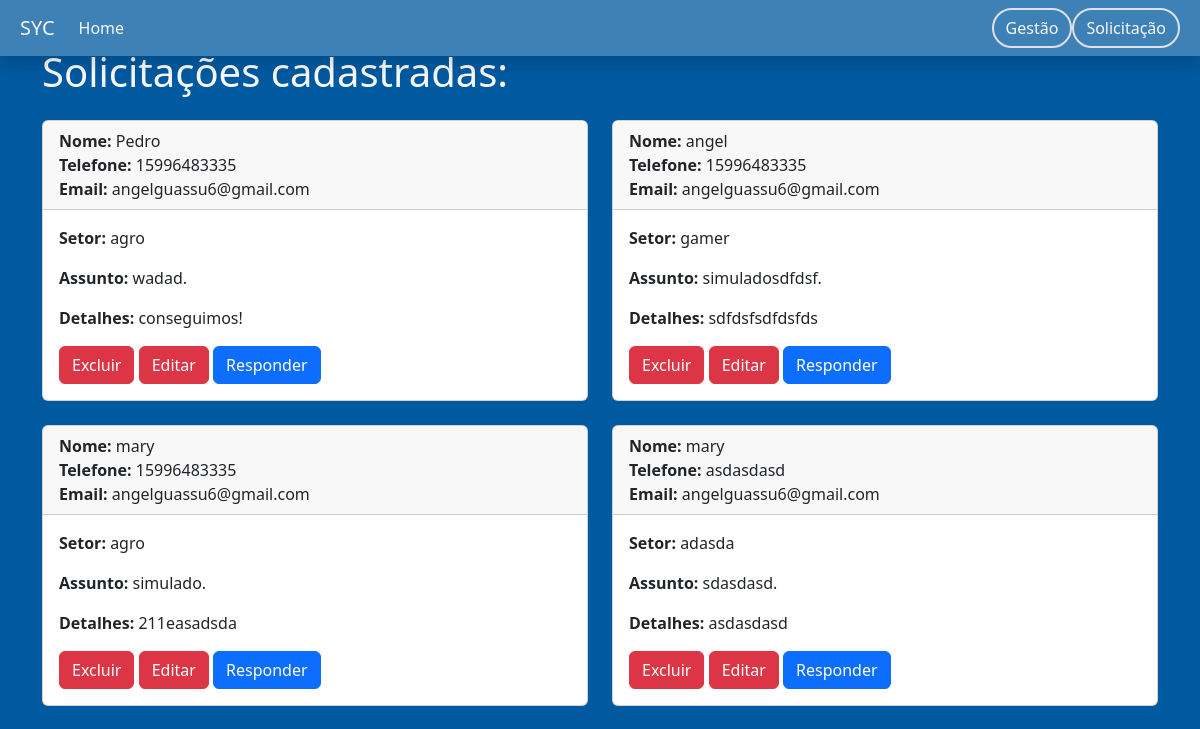
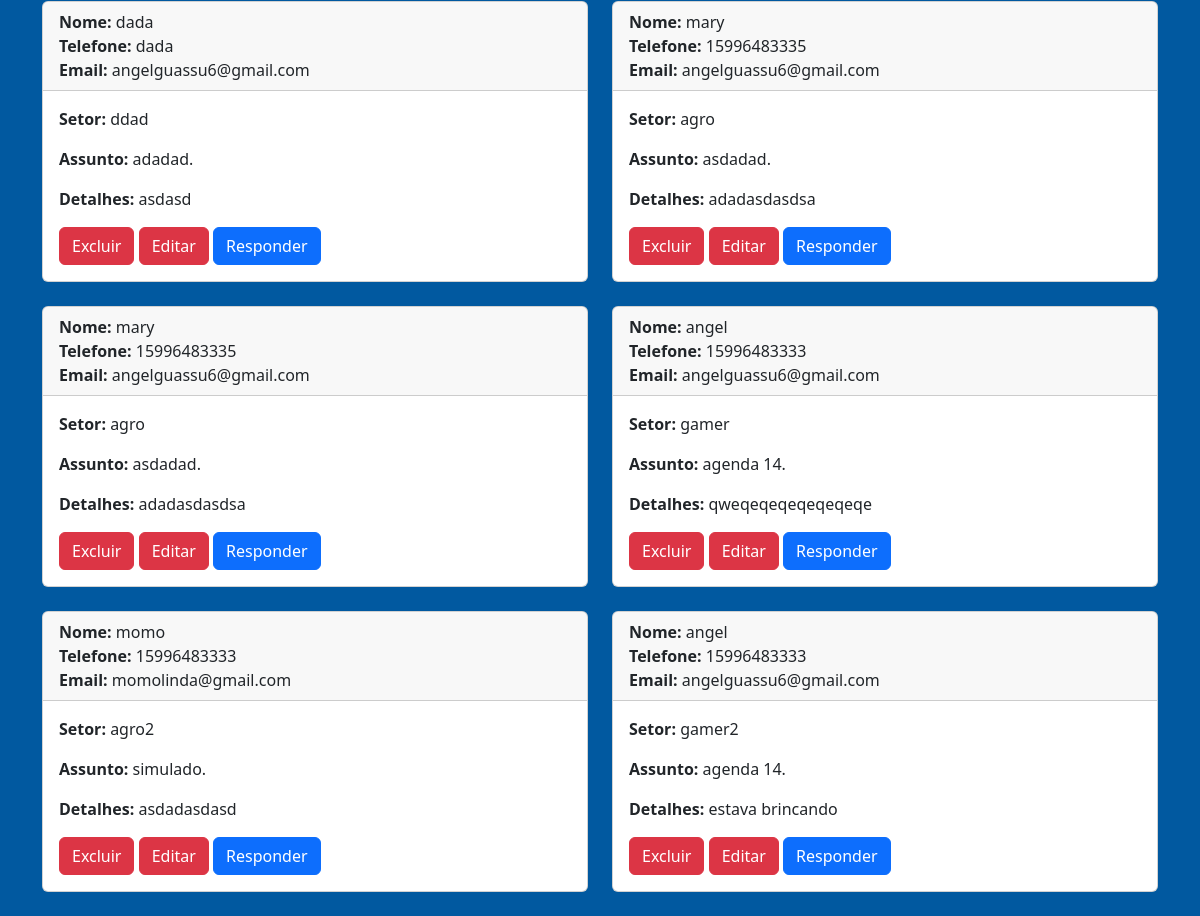
The app's page /home (signed in), older data (2 pictures, top to bottom).
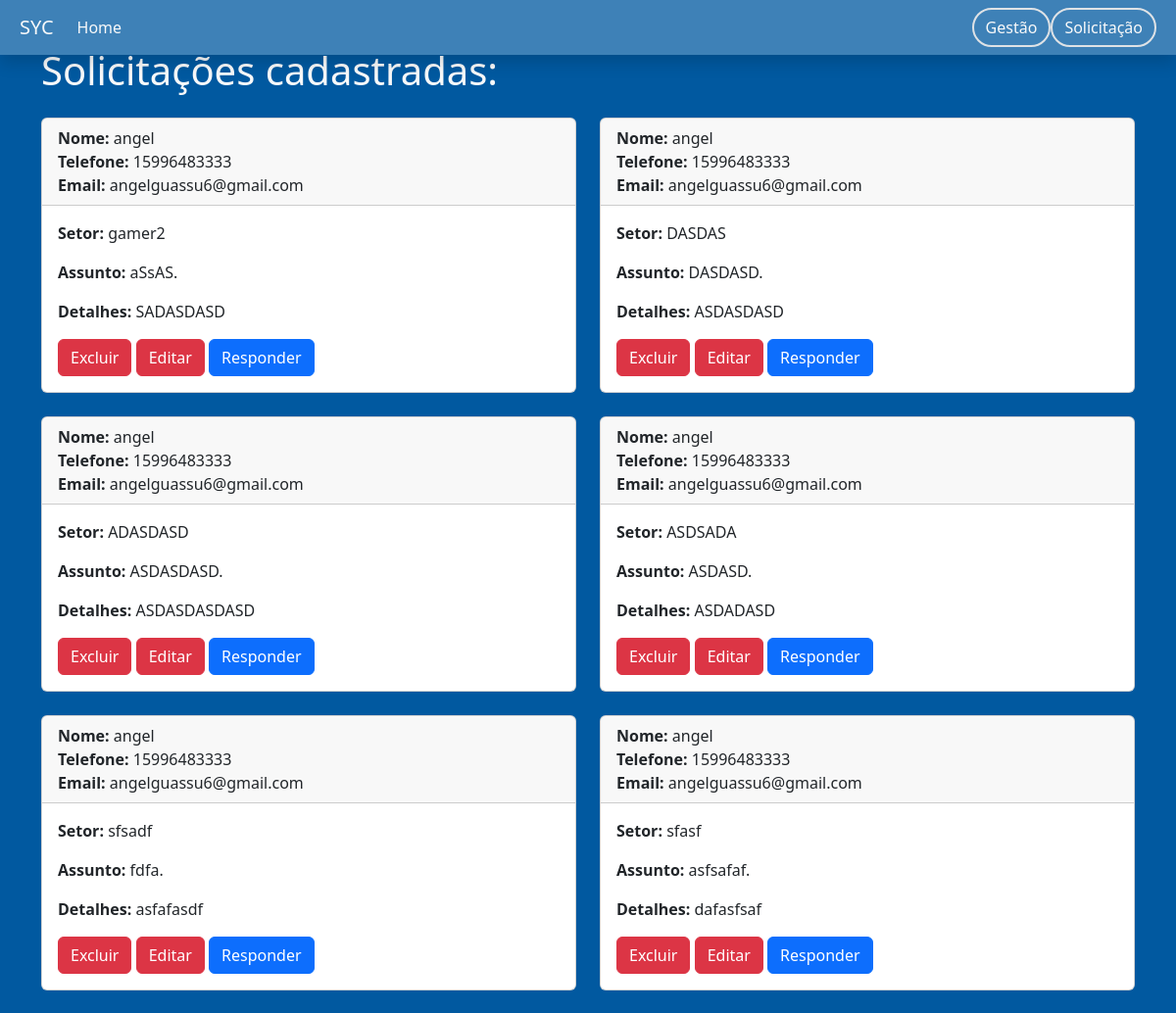
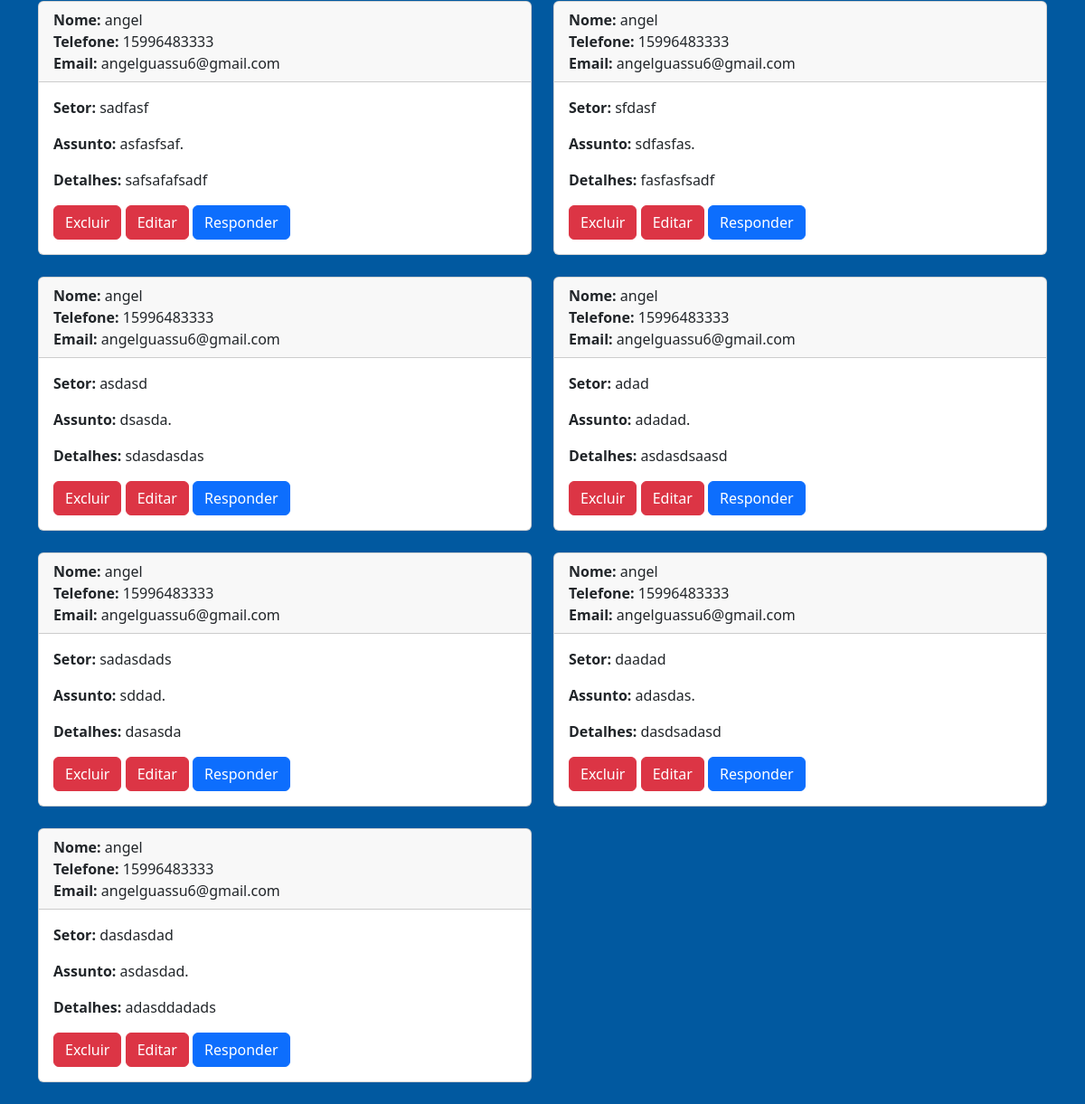
The same page, newer data (2 pictures, top to bottom).
### tables this page shows
CREATE TABLE solicitacoes (
            id INTEGER PRIMARY KEY AUTOINCREMENT,
            username TEXT NOT NULL,
            telefone TEXT NOT NULL,
            email TEXT NOT NULL,
            setor TEXT NOT NULL,
            assunto TEXT NOT NULL,
            detalhes TEXT NOT NULL
        );

### app.py (the view)
@app.route('/home')
def home():
    if 'username' in session:
        username = session['username']
        is_admin = session.get('is_admin', False)
        conn = sqlite3.connect(DATABASE)
        cursor = conn.cursor()
        cursor.execute('SELECT * FROM solicitacoes')
        solicitacoes = cursor.fetchall()
        conn.close()
        return render_template('home.html', username=username, is_admin=is_admin, solicitacoes=solicitacoes)
    else:
        return redirect('/fazer_login')

### templates/home.html (shortened to what this page needs)
<!DOCTYPE html>
<html lang="pt-br">
<head>
    <link rel="stylesheet" href="https://cdn.jsdelivr.net/npm/bootstrap@5.3.2/dist/css/bootstrap.min.css">
    <link rel="stylesheet" href="https://cdn.jsdelivr.net/npm/bootstrap-icons@1.11.1/font/bootstrap-icons.css">
    <link rel="stylesheet" href="style.css">
</head>
<body class="d-flex flex-column" style="min-height: 100vh; background-color: #0159a0;">
    <header>
        <nav class="navbar navbar-expand-lg fixed-top navbar-scroll shadow p-2 mb-5 bg-body-tertiary bg-dark p-2 bg-opacity-25">
            <div class="container-fluid">
                <a class="navbar-brand text-light" href="#">SYC</a>
                <div class="collapse navbar-collapse" id="navbarExample01">
                    <ul class="navbar-nav me-auto mb-2 mb-lg-0">
                        <li class="nav-item active">
                            <a class="nav-link text-light" aria-current="page" href="/">Home</a>
                        </li>
                    </ul>
                    {% if is_admin %}
                      <a href="/gestao" class="btn btn-outline-light rounded-pill border border-2">Gestão</a>
                    {% endif %}
                    <a href="/solicitacao" class="btn btn-outline-light rounded-pill border border-2">Solicitação</a>
                </div>
            </div>
        </nav>
    </header>
    <main class="flex-fill">
        <div class="container mt-5">
            <h1 class="text-light mb-4">Solicitações cadastradas:</h1>
            <div class="row">
                {% for solicitacao in solicitacoes %}
                <div class="col-md-6 mb-4">
                  <div class="card">
                      <div class="card-header">
                          <strong>Nome:</strong> {{ solicitacao[1] }} <br>
                          <strong>Telefone:</strong> {{ solicitacao[2] }}<br>
                          <strong>Email:</strong> {{ solicitacao[3] }}<br>
                      </div>
                      <div class="card-body">
                          <p class="card-text"><strong>Setor:</strong> {{ solicitacao[4] }}<br></p>
                          <p class="card-text"><strong>Assunto:</strong> {{ solicitacao[5] }}.</p>
                          <p class="card-text"><strong>Detalhes:</strong> {{ solicitacao[6] }}</p>
                          {% if is_admin %}
                              <a href="/excluir/{{ solicitacao[0] }}" class="btn btn-danger">Excluir</a>
                              <a href="/excluir/{{ solicitacao[0] }}" class="btn btn-danger">Editar</a>
                              <a href="#" class="btn btn-primary">Responder</a>
                          {% endif %}
                      </div>
                  </div>
              </div>
                {% endfor %}
            </div>
        </div>
    </main>
</body>
</html

### Python - Copia/static/CSS/style.css (style rules this page uses)
* { margin: 0; padding: 0; }
body { overflow: hidden; }

Row changes from the older to the newer data that the page shows:
removed solicitacoes: username "Pedro", telefone "15996483335", email "angelguassu6@gmail.com", setor "agro", assunto "wadad", detalhes "conseguimos!"
removed solicitacoes: username "angel", telefone "15996483335", email "angelguassu6@gmail.com", setor "gamer", assunto "simuladosdfdsf", detalhes "sdfdsfsdfdsfds"
removed solicitacoes: username "mary", telefone "15996483335", email "angelguassu6@gmail.com", setor "agro", assunto "simulado", detalhes "211easadsda"
removed solicitacoes: username "mary", telefone "asdasdasd", email "angelguassu6@gmail.com", setor "adasda", assunto "sdasdasd", detalhes "asdasdasd"
removed solicitacoes: username "dada", telefone "dada", email "angelguassu6@gmail.com", setor "ddad", assunto "adadad", detalhes "asdasd"
removed solicitacoes: username "mary", telefone "15996483335", email "angelguassu6@gmail.com", setor "agro", assunto "asdadad", detalhes "adadasdasdsa"
removed solicitacoes: username "mary", telefone "15996483335", email "angelguassu6@gmail.com", setor "agro", assunto "asdadad", detalhes "adadasdasdsa"
removed solicitacoes: username "angel", telefone "15996483333", email "angelguassu6@gmail.com", setor "gamer", assunto "agenda 14", detalhes "qweqeqeqeqeqeqeqe"
removed solicitacoes: username "momo", telefone "15996483333", email "momolinda@gmail.com", setor "agro2", assunto "simulado", detalhes "asdadasdasd"
removed solicitacoes: username "angel", telefone "15996483333", email "angelguassu6@gmail.com", setor "gamer2", assunto "agenda 14", detalhes "estava brincando"
added solicitacoes: username "angel", telefone "15996483333", email "angelguassu6@gmail.com", setor "gamer2", assunto "aSsAS", detalhes "SADASDASD"
added solicitacoes: username "angel", telefone "15996483333", email "angelguassu6@gmail.com", setor "DASDAS", assunto "DASDASD", detalhes "ASDASDASD"
added solicitacoes: username "angel", telefone "15996483333", email "angelguassu6@gmail.com", setor "ADASDASD", assunto "ASDASDASD", detalhes "ASDASDASDASD"
added solicitacoes: username "angel", telefone "15996483333", email "angelguassu6@gmail.com", setor "ASDSADA", assunto "ASDASD", detalhes "ASDADASD"
added solicitacoes: username "angel", telefone "15996483333", email "angelguassu6@gmail.com", setor "sfsadf", assunto "fdfa", detalhes "asfafasdf"
added solicitacoes: username "angel", telefone "15996483333", email "angelguassu6@gmail.com", setor "sfasf", assunto "asfsafaf", detalhes "dafasfsaf"
added solicitacoes: username "angel", telefone "15996483333", email "angelguassu6@gmail.com", setor "sadfasf", assunto "asfasfsaf", detalhes "safsafafsadf"
added solicitacoes: username "angel", telefone "15996483333", email "angelguassu6@gmail.com", setor "sfdasf", assunto "sdfasfas", detalhes "fasfasfsadf"
added solicitacoes: username "angel", telefone "15996483333", email "angelguassu6@gmail.com", setor "asdasd", assunto "dsasda", detalhes "sdasdasdas"
added solicitacoes: username "angel", telefone "15996483333", email "angelguassu6@gmail.com", setor "adad", assunto "adadad", detalhes "asdasdsaasd"
added solicitacoes: username "angel", telefone "15996483333", email "angelguassu6@gmail.com", setor "sadasdads", assunto "sddad", detalhes "dasasda"
added solicitacoes: username "angel", telefone "15996483333", email "angelguassu6@gmail.com", setor "daadad", assunto "adasdas", detalhes "dasdsadasd"
added solicitacoes: username "angel", telefone "15996483333", email "angelguassu6@gmail.com", setor "dasdasdad", assunto "asdasdad", detalhes "adasddadads"
